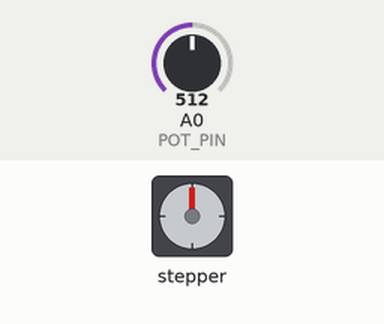
The sketch below on a simulated Arduino Uno, built with avr-gcc and run on an emulated ATmega328P. Parts: stepper motor. Wiring (inferred from the names in the program): stepper motor driver (200 steps per turn assumed): step pin 3; direction pin 2. Inputs (shaded band) come from the test bench; at power-on: A0 (POT_PIN) = 512.

Above: at 1.2 s.
1.3 s: A0 (POT_PIN) set to 541
At 1.75 s:
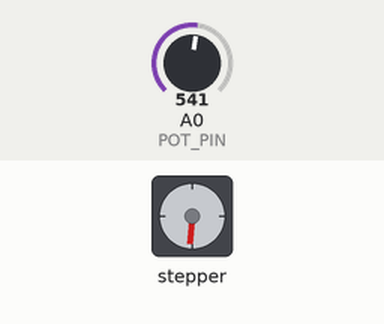
4.3 s: A0 (POT_PIN) set to 716
7.3 s: A0 (POT_PIN) set to 511
At 7.3 s:
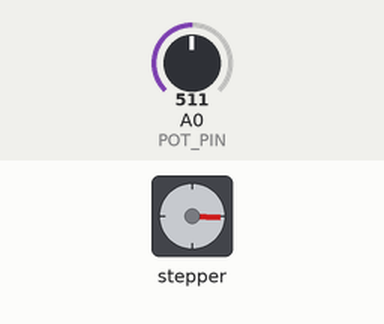
8.8 s: A0 (POT_PIN) set to 306
At 9.55 s:
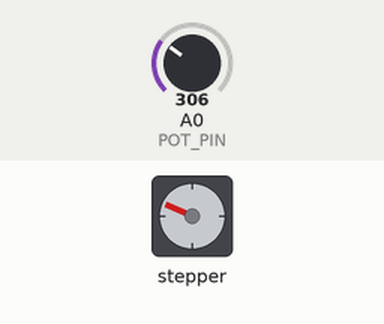
Timing chart, 0 to 15.8 s (numbered marks = the images above; inputs shaded):
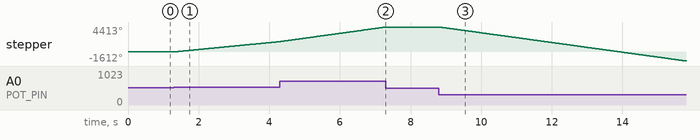

Measured:
- the behaviour switches between 524 and 525 on A0 (POT_PIN) (found by bisection; images 0 and 1)
- after the input at 1.3 s, stepper: keeps turning clockwise at about 610°/s, starting at once
- after the input at 7.3 s, stepper: stops changing and stays 4413°
- after the input at 8.8 s, stepper: keeps turning counter-clockwise at about 861°/s, starting at once

The sketch:

SA_Leg_code.ino
```cpp
//This approach uses a Nema17 Stepper motor with an EasyDriver A3867, controlled with Arduino Uno
//The speed and direction are of the motor controlled with a potentiometer
#define STEP_PIN 3
#define DIR_PIN 2
#define POT_PIN A0

const int deadZoneLow = 500;
const int deadZoneHigh = 524;

unsigned long lastStepTime = 0;
unsigned int stepInterval = 2000; // default
bool motorRunning = false;

void setup() {
  pinMode(STEP_PIN, OUTPUT);
  pinMode(DIR_PIN, OUTPUT);
}

void loop() {
  int potValue = analogRead(POT_PIN);

  if (potValue >= deadZoneLow && potValue <= deadZoneHigh) {
    motorRunning = false;
    return;
  }

  motorRunning = true;

  // Set direction
  bool dir = potValue > deadZoneHigh;
  digitalWrite(DIR_PIN, dir ? HIGH : LOW);

  // Map pot to interval: faster = smaller interval
  int speedVal = dir ? (potValue - deadZoneHigh) : (deadZoneLow - potValue);
  stepInterval = map(speedVal, 0, 500, 3000, 400); // adjust to your needs

  // Non-blocking step pulse
  unsigned long now = micros();
  if (now - lastStepTime >= stepInterval) {
    lastStepTime = now;
    digitalWrite(STEP_PIN, HIGH);
    delayMicroseconds(2); // Short pulse
    digitalWrite(STEP_PIN, LOW);
  }
}
```
